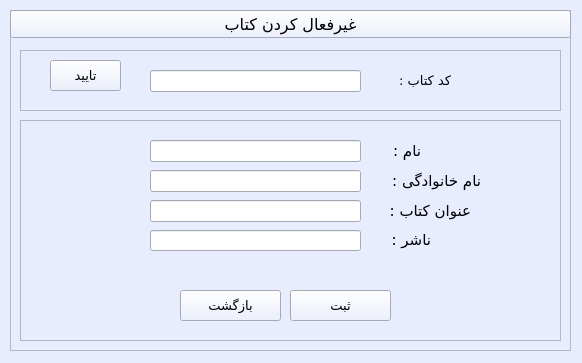
<?xml version="1.0" encoding="UTF-8"?>
<ui version="4.0">
 <class>DeactivateBook</class>
 <widget class="QWidget" name="DeactivateBook">
  <property name="geometry">
   <rect>
    <x>0</x>
    <y>0</y>
    <width>582</width>
    <height>363</height>
   </rect>
  </property>
  <property name="minimumSize">
   <size>
    <width>582</width>
    <height>363</height>
   </size>
  </property>
  <property name="maximumSize">
   <size>
    <width>582</width>
    <height>363</height>
   </size>
  </property>
  <property name="palette">
   <palette>
    <active>
     <colorrole role="WindowText">
      <brush brushstyle="SolidPattern">
       <color alpha="255">
        <red>0</red>
        <green>0</green>
        <blue>0</blue>
       </color>
      </brush>
     </colorrole>
     <colorrole role="Button">
      <brush brushstyle="SolidPattern">
       <color alpha="255">
        <red>231</red>
        <green>237</green>
        <blue>255</blue>
       </color>
      </brush>
     </colorrole>
     <colorrole role="Light">
      <brush brushstyle="SolidPattern">
       <color alpha="255">
        <red>255</red>
        <green>255</green>
        <blue>255</blue>
       </color>
      </brush>
     </colorrole>
     <colorrole role="Midlight">
      <brush brushstyle="SolidPattern">
       <color alpha="255">
        <red>243</red>
        <green>246</green>
        <blue>255</blue>
       </color>
      </brush>
     </colorrole>
     <colorrole role="Dark">
      <brush brushstyle="SolidPattern">
       <color alpha="255">
        <red>115</red>
        <green>118</green>
        <blue>127</blue>
       </color>
      </brush>
     </colorrole>
     <colorrole role="Mid">
      <brush brushstyle="SolidPattern">
       <color alpha="255">
        <red>154</red>
        <green>158</green>
        <blue>170</blue>
       </color>
      </brush>
     </colorrole>
     <colorrole role="Text">
      <brush brushstyle="SolidPattern">
       <color alpha="255">
        <red>0</red>
        <green>0</green>
        <blue>0</blue>
       </color>
      </brush>
     </colorrole>
     <colorrole role="BrightText">
      <brush brushstyle="SolidPattern">
       <color alpha="255">
        <red>255</red>
        <green>255</green>
        <blue>255</blue>
       </color>
      </brush>
     </colorrole>
     <colorrole role="ButtonText">
      <brush brushstyle="SolidPattern">
       <color alpha="255">
        <red>0</red>
        <green>0</green>
        <blue>0</blue>
       </color>
      </brush>
     </colorrole>
     <colorrole role="Base">
      <brush brushstyle="SolidPattern">
       <color alpha="255">
        <red>255</red>
        <green>255</green>
        <blue>255</blue>
       </color>
      </brush>
     </colorrole>
     <colorrole role="Window">
      <brush brushstyle="SolidPattern">
       <color alpha="255">
        <red>231</red>
        <green>237</green>
        <blue>255</blue>
       </color>
      </brush>
     </colorrole>
     <colorrole role="Shadow">
      <brush brushstyle="SolidPattern">
       <color alpha="255">
        <red>0</red>
        <green>0</green>
        <blue>0</blue>
       </color>
      </brush>
     </colorrole>
     <colorrole role="AlternateBase">
      <brush brushstyle="SolidPattern">
       <color alpha="255">
        <red>243</red>
        <green>246</green>
        <blue>255</blue>
       </color>
      </brush>
     </colorrole>
     <colorrole role="ToolTipBase">
      <brush brushstyle="SolidPattern">
       <color alpha="255">
        <red>255</red>
        <green>255</green>
        <blue>220</blue>
       </color>
      </brush>
     </colorrole>
     <colorrole role="ToolTipText">
      <brush brushstyle="SolidPattern">
       <color alpha="255">
        <red>0</red>
        <green>0</green>
        <blue>0</blue>
       </color>
      </brush>
     </colorrole>
    </active>
    <inactive>
     <colorrole role="WindowText">
      <brush brushstyle="SolidPattern">
       <color alpha="255">
        <red>0</red>
        <green>0</green>
        <blue>0</blue>
       </color>
      </brush>
     </colorrole>
     <colorrole role="Button">
      <brush brushstyle="SolidPattern">
       <color alpha="255">
        <red>231</red>
        <green>237</green>
        <blue>255</blue>
       </color>
      </brush>
     </colorrole>
     <colorrole role="Light">
      <brush brushstyle="SolidPattern">
       <color alpha="255">
        <red>255</red>
        <green>255</green>
        <blue>255</blue>
       </color>
      </brush>
     </colorrole>
     <colorrole role="Midlight">
      <brush brushstyle="SolidPattern">
       <color alpha="255">
        <red>243</red>
        <green>246</green>
        <blue>255</blue>
       </color>
      </brush>
     </colorrole>
     <colorrole role="Dark">
      <brush brushstyle="SolidPattern">
       <color alpha="255">
        <red>115</red>
        <green>118</green>
        <blue>127</blue>
       </color>
      </brush>
     </colorrole>
     <colorrole role="Mid">
      <brush brushstyle="SolidPattern">
       <color alpha="255">
        <red>154</red>
        <green>158</green>
        <blue>170</blue>
       </color>
      </brush>
     </colorrole>
     <colorrole role="Text">
      <brush brushstyle="SolidPattern">
       <color alpha="255">
        <red>0</red>
        <green>0</green>
        <blue>0</blue>
       </color>
      </brush>
     </colorrole>
     <colorrole role="BrightText">
      <brush brushstyle="SolidPattern">
       <color alpha="255">
        <red>255</red>
        <green>255</green>
        <blue>255</blue>
       </color>
      </brush>
     </colorrole>
     <colorrole role="ButtonText">
      <brush brushstyle="SolidPattern">
       <color alpha="255">
        <red>0</red>
        <green>0</green>
        <blue>0</blue>
       </color>
      </brush>
     </colorrole>
     <colorrole role="Base">
      <brush brushstyle="SolidPattern">
       <color alpha="255">
        <red>255</red>
        <green>255</green>
        <blue>255</blue>
       </color>
      </brush>
     </colorrole>
     <colorrole role="Window">
      <brush brushstyle="SolidPattern">
       <color alpha="255">
        <red>231</red>
        <green>237</green>
        <blue>255</blue>
       </color>
      </brush>
     </colorrole>
     <colorrole role="Shadow">
      <brush brushstyle="SolidPattern">
       <color alpha="255">
        <red>0</red>
        <green>0</green>
        <blue>0</blue>
       </color>
      </brush>
     </colorrole>
     <colorrole role="AlternateBase">
      <brush brushstyle="SolidPattern">
       <color alpha="255">
        <red>243</red>
        <green>246</green>
        <blue>255</blue>
       </color>
      </brush>
     </colorrole>
     <colorrole role="ToolTipBase">
      <brush brushstyle="SolidPattern">
       <color alpha="255">
        <red>255</red>
        <green>255</green>
        <blue>220</blue>
       </color>
      </brush>
     </colorrole>
     <colorrole role="ToolTipText">
      <brush brushstyle="SolidPattern">
       <color alpha="255">
        <red>0</red>
        <green>0</green>
        <blue>0</blue>
       </color>
      </brush>
     </colorrole>
    </inactive>
    <disabled>
     <colorrole role="WindowText">
      <brush brushstyle="SolidPattern">
       <color alpha="255">
        <red>115</red>
        <green>118</green>
        <blue>127</blue>
       </color>
      </brush>
     </colorrole>
     <colorrole role="Button">
      <brush brushstyle="SolidPattern">
       <color alpha="255">
        <red>231</red>
        <green>237</green>
        <blue>255</blue>
       </color>
      </brush>
     </colorrole>
     <colorrole role="Light">
      <brush brushstyle="SolidPattern">
       <color alpha="255">
        <red>255</red>
        <green>255</green>
        <blue>255</blue>
       </color>
      </brush>
     </colorrole>
     <colorrole role="Midlight">
      <brush brushstyle="SolidPattern">
       <color alpha="255">
        <red>243</red>
        <green>246</green>
        <blue>255</blue>
       </color>
      </brush>
     </colorrole>
     <colorrole role="Dark">
      <brush brushstyle="SolidPattern">
       <color alpha="255">
        <red>115</red>
        <green>118</green>
        <blue>127</blue>
       </color>
      </brush>
     </colorrole>
     <colorrole role="Mid">
      <brush brushstyle="SolidPattern">
       <color alpha="255">
        <red>154</red>
        <green>158</green>
        <blue>170</blue>
       </color>
      </brush>
     </colorrole>
     <colorrole role="Text">
      <brush brushstyle="SolidPattern">
       <color alpha="255">
        <red>115</red>
        <green>118</green>
        <blue>127</blue>
       </color>
      </brush>
     </colorrole>
     <colorrole role="BrightText">
      <brush brushstyle="SolidPattern">
       <color alpha="255">
        <red>255</red>
        <green>255</green>
        <blue>255</blue>
       </color>
      </brush>
     </colorrole>
     <colorrole role="ButtonText">
      <brush brushstyle="SolidPattern">
       <color alpha="255">
        <red>115</red>
        <green>118</green>
        <blue>127</blue>
       </color>
      </brush>
     </colorrole>
     <colorrole role="Base">
      <brush brushstyle="SolidPattern">
       <color alpha="255">
        <red>231</red>
        <green>237</green>
        <blue>255</blue>
       </color>
      </brush>
     </colorrole>
     <colorrole role="Window">
      <brush brushstyle="SolidPattern">
       <color alpha="255">
        <red>231</red>
        <green>237</green>
        <blue>255</blue>
       </color>
      </brush>
     </colorrole>
     <colorrole role="Shadow">
      <brush brushstyle="SolidPattern">
       <color alpha="255">
        <red>0</red>
        <green>0</green>
        <blue>0</blue>
       </color>
      </brush>
     </colorrole>
     <colorrole role="AlternateBase">
      <brush brushstyle="SolidPattern">
       <color alpha="255">
        <red>231</red>
        <green>237</green>
        <blue>255</blue>
       </color>
      </brush>
     </colorrole>
     <colorrole role="ToolTipBase">
      <brush brushstyle="SolidPattern">
       <color alpha="255">
        <red>255</red>
        <green>255</green>
        <blue>220</blue>
       </color>
      </brush>
     </colorrole>
     <colorrole role="ToolTipText">
      <brush brushstyle="SolidPattern">
       <color alpha="255">
        <red>0</red>
        <green>0</green>
        <blue>0</blue>
       </color>
      </brush>
     </colorrole>
    </disabled>
   </palette>
  </property>
  <property name="windowTitle">
   <string>غیرفعال کردن کتاب</string>
  </property>
  <widget class="QFrame" name="main_frame">
   <property name="geometry">
    <rect>
     <x>10</x>
     <y>10</y>
     <width>561</width>
     <height>341</height>
    </rect>
   </property>
   <property name="palette">
    <palette>
     <active>
      <colorrole role="WindowText">
       <brush brushstyle="SolidPattern">
        <color alpha="255">
         <red>0</red>
         <green>0</green>
         <blue>0</blue>
        </color>
       </brush>
      </colorrole>
      <colorrole role="Button">
       <brush brushstyle="SolidPattern">
        <color alpha="255">
         <red>231</red>
         <green>237</green>
         <blue>255</blue>
        </color>
       </brush>
      </colorrole>
      <colorrole role="Light">
       <brush brushstyle="SolidPattern">
        <color alpha="255">
         <red>255</red>
         <green>255</green>
         <blue>255</blue>
        </color>
       </brush>
      </colorrole>
      <colorrole role="Midlight">
       <brush brushstyle="SolidPattern">
        <color alpha="255">
         <red>243</red>
         <green>246</green>
         <blue>255</blue>
        </color>
       </brush>
      </colorrole>
      <colorrole role="Dark">
       <brush brushstyle="SolidPattern">
        <color alpha="255">
         <red>115</red>
         <green>118</green>
         <blue>127</blue>
        </color>
       </brush>
      </colorrole>
      <colorrole role="Mid">
       <brush brushstyle="SolidPattern">
        <color alpha="255">
         <red>154</red>
         <green>158</green>
         <blue>170</blue>
        </color>
       </brush>
      </colorrole>
      <colorrole role="Text">
       <brush brushstyle="SolidPattern">
        <color alpha="255">
         <red>0</red>
         <green>0</green>
         <blue>0</blue>
        </color>
       </brush>
      </colorrole>
      <colorrole role="BrightText">
       <brush brushstyle="SolidPattern">
        <color alpha="255">
         <red>255</red>
         <green>255</green>
         <blue>255</blue>
        </color>
       </brush>
      </colorrole>
      <colorrole role="ButtonText">
       <brush brushstyle="SolidPattern">
        <color alpha="255">
         <red>0</red>
         <green>0</green>
         <blue>0</blue>
        </color>
       </brush>
      </colorrole>
      <colorrole role="Base">
       <brush brushstyle="SolidPattern">
        <color alpha="255">
         <red>255</red>
         <green>255</green>
         <blue>255</blue>
        </color>
       </brush>
      </colorrole>
      <colorrole role="Window">
       <brush brushstyle="SolidPattern">
        <color alpha="255">
         <red>231</red>
         <green>237</green>
         <blue>255</blue>
        </color>
       </brush>
      </colorrole>
      <colorrole role="Shadow">
       <brush brushstyle="SolidPattern">
        <color alpha="255">
         <red>0</red>
         <green>0</green>
         <blue>0</blue>
        </color>
       </brush>
      </colorrole>
      <colorrole role="AlternateBase">
       <brush brushstyle="SolidPattern">
        <color alpha="255">
         <red>243</red>
         <green>246</green>
         <blue>255</blue>
        </color>
       </brush>
      </colorrole>
      <colorrole role="ToolTipBase">
       <brush brushstyle="SolidPattern">
        <color alpha="255">
         <red>255</red>
         <green>255</green>
         <blue>220</blue>
        </color>
       </brush>
      </colorrole>
      <colorrole role="ToolTipText">
       <brush brushstyle="SolidPattern">
        <color alpha="255">
         <red>0</red>
         <green>0</green>
         <blue>0</blue>
        </color>
       </brush>
      </colorrole>
     </active>
     <inactive>
      <colorrole role="WindowText">
       <brush brushstyle="SolidPattern">
        <color alpha="255">
         <red>0</red>
         <green>0</green>
         <blue>0</blue>
        </color>
       </brush>
      </colorrole>
      <colorrole role="Button">
       <brush brushstyle="SolidPattern">
        <color alpha="255">
         <red>231</red>
         <green>237</green>
         <blue>255</blue>
        </color>
       </brush>
      </colorrole>
      <colorrole role="Light">
       <brush brushstyle="SolidPattern">
        <color alpha="255">
         <red>255</red>
         <green>255</green>
         <blue>255</blue>
        </color>
       </brush>
      </colorrole>
      <colorrole role="Midlight">
       <brush brushstyle="SolidPattern">
        <color alpha="255">
         <red>243</red>
         <green>246</green>
         <blue>255</blue>
        </color>
       </brush>
      </colorrole>
      <colorrole role="Dark">
       <brush brushstyle="SolidPattern">
        <color alpha="255">
         <red>115</red>
         <green>118</green>
         <blue>127</blue>
        </color>
       </brush>
      </colorrole>
      <colorrole role="Mid">
       <brush brushstyle="SolidPattern">
        <color alpha="255">
         <red>154</red>
         <green>158</green>
         <blue>170</blue>
        </color>
       </brush>
      </colorrole>
      <colorrole role="Text">
       <brush brushstyle="SolidPattern">
        <color alpha="255">
         <red>0</red>
         <green>0</green>
         <blue>0</blue>
        </color>
       </brush>
      </colorrole>
      <colorrole role="BrightText">
       <brush brushstyle="SolidPattern">
        <color alpha="255">
         <red>255</red>
         <green>255</green>
         <blue>255</blue>
        </color>
       </brush>
      </colorrole>
      <colorrole role="ButtonText">
       <brush brushstyle="SolidPattern">
        <color alpha="255">
         <red>0</red>
         <green>0</green>
         <blue>0</blue>
        </color>
       </brush>
      </colorrole>
      <colorrole role="Base">
       <brush brushstyle="SolidPattern">
        <color alpha="255">
         <red>255</red>
         <green>255</green>
         <blue>255</blue>
        </color>
       </brush>
      </colorrole>
      <colorrole role="Window">
       <brush brushstyle="SolidPattern">
        <color alpha="255">
         <red>231</red>
         <green>237</green>
         <blue>255</blue>
        </color>
       </brush>
      </colorrole>
      <colorrole role="Shadow">
       <brush brushstyle="SolidPattern">
        <color alpha="255">
         <red>0</red>
         <green>0</green>
         <blue>0</blue>
        </color>
       </brush>
      </colorrole>
      <colorrole role="AlternateBase">
       <brush brushstyle="SolidPattern">
        <color alpha="255">
         <red>243</red>
         <green>246</green>
         <blue>255</blue>
        </color>
       </brush>
      </colorrole>
      <colorrole role="ToolTipBase">
       <brush brushstyle="SolidPattern">
        <color alpha="255">
         <red>255</red>
         <green>255</green>
         <blue>220</blue>
        </color>
       </brush>
      </colorrole>
      <colorrole role="ToolTipText">
       <brush brushstyle="SolidPattern">
        <color alpha="255">
         <red>0</red>
         <green>0</green>
         <blue>0</blue>
        </color>
       </brush>
      </colorrole>
     </inactive>
     <disabled>
      <colorrole role="WindowText">
       <brush brushstyle="SolidPattern">
        <color alpha="255">
         <red>115</red>
         <green>118</green>
         <blue>127</blue>
        </color>
       </brush>
      </colorrole>
      <colorrole role="Button">
       <brush brushstyle="SolidPattern">
        <color alpha="255">
         <red>231</red>
         <green>237</green>
         <blue>255</blue>
        </color>
       </brush>
      </colorrole>
      <colorrole role="Light">
       <brush brushstyle="SolidPattern">
        <color alpha="255">
         <red>255</red>
         <green>255</green>
         <blue>255</blue>
        </color>
       </brush>
      </colorrole>
      <colorrole role="Midlight">
       <brush brushstyle="SolidPattern">
        <color alpha="255">
         <red>243</red>
         <green>246</green>
         <blue>255</blue>
        </color>
       </brush>
      </colorrole>
      <colorrole role="Dark">
       <brush brushstyle="SolidPattern">
        <color alpha="255">
         <red>115</red>
         <green>118</green>
         <blue>127</blue>
        </color>
       </brush>
      </colorrole>
      <colorrole role="Mid">
       <brush brushstyle="SolidPattern">
        <color alpha="255">
         <red>154</red>
         <green>158</green>
         <blue>170</blue>
        </color>
       </brush>
      </colorrole>
      <colorrole role="Text">
       <brush brushstyle="SolidPattern">
        <color alpha="255">
         <red>115</red>
         <green>118</green>
         <blue>127</blue>
        </color>
       </brush>
      </colorrole>
      <colorrole role="BrightText">
       <brush brushstyle="SolidPattern">
        <color alpha="255">
         <red>255</red>
         <green>255</green>
         <blue>255</blue>
        </color>
       </brush>
      </colorrole>
      <colorrole role="ButtonText">
       <brush brushstyle="SolidPattern">
        <color alpha="255">
         <red>115</red>
         <green>118</green>
         <blue>127</blue>
        </color>
       </brush>
      </colorrole>
      <colorrole role="Base">
       <brush brushstyle="SolidPattern">
        <color alpha="255">
         <red>231</red>
         <green>237</green>
         <blue>255</blue>
        </color>
       </brush>
      </colorrole>
      <colorrole role="Window">
       <brush brushstyle="SolidPattern">
        <color alpha="255">
         <red>231</red>
         <green>237</green>
         <blue>255</blue>
        </color>
       </brush>
      </colorrole>
      <colorrole role="Shadow">
       <brush brushstyle="SolidPattern">
        <color alpha="255">
         <red>0</red>
         <green>0</green>
         <blue>0</blue>
        </color>
       </brush>
      </colorrole>
      <colorrole role="AlternateBase">
       <brush brushstyle="SolidPattern">
        <color alpha="255">
         <red>231</red>
         <green>237</green>
         <blue>255</blue>
        </color>
       </brush>
      </colorrole>
      <colorrole role="ToolTipBase">
       <brush brushstyle="SolidPattern">
        <color alpha="255">
         <red>255</red>
         <green>255</green>
         <blue>220</blue>
        </color>
       </brush>
      </colorrole>
      <colorrole role="ToolTipText">
       <brush brushstyle="SolidPattern">
        <color alpha="255">
         <red>0</red>
         <green>0</green>
         <blue>0</blue>
        </color>
       </brush>
      </colorrole>
     </disabled>
    </palette>
   </property>
   <property name="frameShape">
    <enum>QFrame::StyledPanel</enum>
   </property>
   <property name="frameShadow">
    <enum>QFrame::Sunken</enum>
   </property>
   <widget class="QPushButton" name="deactivebook_btn">
    <property name="geometry">
     <rect>
      <x>0</x>
      <y>0</y>
      <width>561</width>
      <height>28</height>
     </rect>
    </property>
    <property name="font">
     <font>
      <family>2  Yekan</family>
      <pointsize>12</pointsize>
     </font>
    </property>
    <property name="text">
     <string>غیرفعال کردن کتاب</string>
    </property>
   </widget>
   <widget class="QFrame" name="search_frame">
    <property name="geometry">
     <rect>
      <x>10</x>
      <y>40</y>
      <width>541</width>
      <height>61</height>
     </rect>
    </property>
    <property name="frameShape">
     <enum>QFrame::StyledPanel</enum>
    </property>
    <property name="frameShadow">
     <enum>QFrame::Sunken</enum>
    </property>
    <widget class="QPushButton" name="confirm_btn">
     <property name="geometry">
      <rect>
       <x>30</x>
       <y>10</y>
       <width>71</width>
       <height>31</height>
      </rect>
     </property>
     <property name="font">
      <font>
       <family>2  Yekan</family>
       <pointsize>10</pointsize>
      </font>
     </property>
     <property name="text">
      <string>تایید</string>
     </property>
    </widget>
    <widget class="QLineEdit" name="bcode_entry">
     <property name="geometry">
      <rect>
       <x>130</x>
       <y>20</y>
       <width>211</width>
       <height>22</height>
      </rect>
     </property>
     <property name="text">
      <string/>
     </property>
    </widget>
    <widget class="QLabel" name="bcode_lbl">
     <property name="geometry">
      <rect>
       <x>370</x>
       <y>20</y>
       <width>61</width>
       <height>20</height>
      </rect>
     </property>
     <property name="font">
      <font>
       <family>2  Yekan</family>
       <pointsize>10</pointsize>
      </font>
     </property>
     <property name="text">
      <string>کد کتاب :</string>
     </property>
    </widget>
   </widget>
   <widget class="QFrame" name="ownerinfo_frame">
    <property name="geometry">
     <rect>
      <x>10</x>
      <y>110</y>
      <width>541</width>
      <height>221</height>
     </rect>
    </property>
    <property name="frameShape">
     <enum>QFrame::StyledPanel</enum>
    </property>
    <property name="frameShadow">
     <enum>QFrame::Sunken</enum>
    </property>
    <widget class="QLineEdit" name="name_entry">
     <property name="geometry">
      <rect>
       <x>130</x>
       <y>20</y>
       <width>211</width>
       <height>22</height>
      </rect>
     </property>
    </widget>
    <widget class="QLineEdit" name="family_entry">
     <property name="geometry">
      <rect>
       <x>130</x>
       <y>50</y>
       <width>211</width>
       <height>22</height>
      </rect>
     </property>
    </widget>
    <widget class="QLabel" name="name_lbl">
     <property name="geometry">
      <rect>
       <x>360</x>
       <y>20</y>
       <width>41</width>
       <height>21</height>
      </rect>
     </property>
     <property name="font">
      <font>
       <family>2  Yekan</family>
       <pointsize>11</pointsize>
      </font>
     </property>
     <property name="text">
      <string>نام :</string>
     </property>
    </widget>
    <widget class="QLabel" name="family_lbl">
     <property name="geometry">
      <rect>
       <x>360</x>
       <y>50</y>
       <width>101</width>
       <height>21</height>
      </rect>
     </property>
     <property name="font">
      <font>
       <family>2  Yekan</family>
       <pointsize>11</pointsize>
      </font>
     </property>
     <property name="text">
      <string>نام خانوادگی :</string>
     </property>
    </widget>
    <widget class="QLineEdit" name="title_entry">
     <property name="geometry">
      <rect>
       <x>130</x>
       <y>80</y>
       <width>211</width>
       <height>22</height>
      </rect>
     </property>
    </widget>
    <widget class="QLabel" name="title_lbl">
     <property name="geometry">
      <rect>
       <x>360</x>
       <y>80</y>
       <width>91</width>
       <height>21</height>
      </rect>
     </property>
     <property name="font">
      <font>
       <family>2  Yekan</family>
       <pointsize>11</pointsize>
      </font>
     </property>
     <property name="layoutDirection">
      <enum>Qt::RightToLeft</enum>
     </property>
     <property name="text">
      <string>عنوان کتاب :</string>
     </property>
    </widget>
    <widget class="QLineEdit" name="publisher_entry">
     <property name="geometry">
      <rect>
       <x>130</x>
       <y>110</y>
       <width>211</width>
       <height>21</height>
      </rect>
     </property>
    </widget>
    <widget class="QLabel" name="publisher_lbl">
     <property name="geometry">
      <rect>
       <x>370</x>
       <y>110</y>
       <width>41</width>
       <height>20</height>
      </rect>
     </property>
     <property name="font">
      <font>
       <family>2  Yekan</family>
       <pointsize>11</pointsize>
      </font>
     </property>
     <property name="layoutDirection">
      <enum>Qt::RightToLeft</enum>
     </property>
     <property name="text">
      <string>ناشر :</string>
     </property>
    </widget>
    <widget class="QPushButton" name="save_btn">
     <property name="geometry">
      <rect>
       <x>270</x>
       <y>170</y>
       <width>101</width>
       <height>31</height>
      </rect>
     </property>
     <property name="font">
      <font>
       <family>2  Yekan</family>
       <pointsize>10</pointsize>
      </font>
     </property>
     <property name="text">
      <string>ثبت</string>
     </property>
    </widget>
    <widget class="QPushButton" name="return_btn">
     <property name="geometry">
      <rect>
       <x>160</x>
       <y>170</y>
       <width>101</width>
       <height>31</height>
      </rect>
     </property>
     <property name="font">
      <font>
       <family>2  Yekan</family>
       <pointsize>10</pointsize>
      </font>
     </property>
     <property name="text">
      <string>بازگشت</string>
     </property>
    </widget>
   </widget>
  </widget>
 </widget>
 <resources/>
 <connections/>
</ui>
